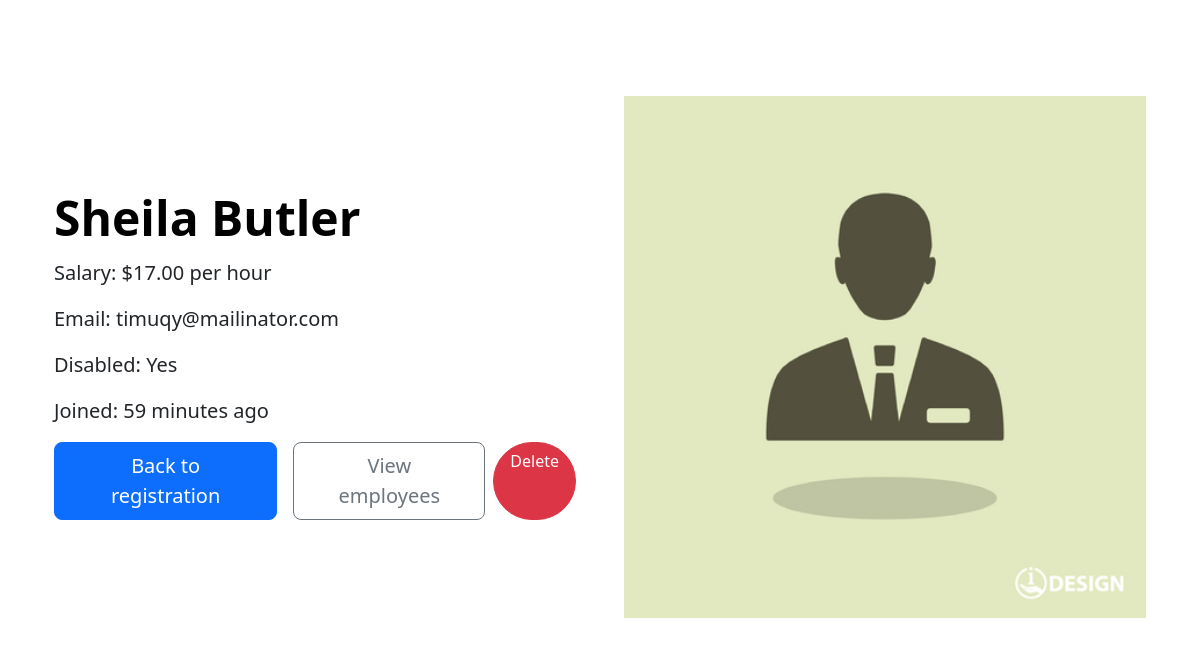
The page /employee/2007 on the database its author committed.
### Employeeform/models.py (models this page shows)
class Employee(models.Model):
    name = models.CharField(max_length=40)
    date_of_birth = models.DateField(null=True)
    email = models.EmailField(unique=True)
    salary = models.DecimalField(decimal_places=2,max_digits=8)
    disabled = models.BooleanField(default=False)
    created_at = models.DateTimeField(auto_now_add=True)
    updated_at = models.DateTimeField(auto_now=True)
    profile_pic = models.ImageField(null=True,upload_to=unique_img_name,default="employees/default.jpg")

### Employeeform/views.py (the view)
# urls.py: path('employee/<int:employeeid>',views.employee,name='employee'),
def employee(request,employeeid):
    employee = Employee.objects.get(pk=employeeid)
    return render(request,'employee.html',{"employee":employee})

### templates/employee.html (shortened to what this page needs)
{% load humanize %}
<!DOCTYPE html>
<html lang="en">
<head>
    <link href="https://cdn.jsdelivr.net/npm/bootstrap@5.3.2/dist/css/bootstrap.min.css" rel="stylesheet">
</head>
<body>
  <div class="container col-xxl-8 px-4 py-5">
    <div class="row flex-lg-row-reverse align-items-center g-5 py-5">
      <div class="col-10 col-sm-8 col-lg-6">
        <img src="{{ employee.profile_pic.url }}" class="d-block mx-lg-auto img-fluid" alt="Bootstrap Themes" width="700" height="500" loading="lazy">
      </div>
      <div class="col-lg-6">
        <h1 class="display-5 fw-bold text-body-emphasis lh-1 mb-3">{{ employee.name | title }}</h1>
        <p class="lead">Salary: ${{ employee.salary }} per hour</p>
          <p class="lead">Email: {{ employee.email }}</p>
          {% if employee.disabled == True %}
          <p class="lead">Disabled: Yes </p>
              {% else %}
              <p class="lead">Disabled: No </p>
          {% endif %}
            <p class="lead">Joined: {{ employee.created_at | naturaltime }}</p>
        <div class="d-grid gap-2 d-md-flex justify-content-md-start">
          <a href="{% url 'home' %}" type="button" class="btn btn-primary btn-lg px-4 me-md-2">Back to registration</a>
          <a href="{% url 'allemployees' %}" type="button" class="btn btn-outline-secondary btn-lg px-4">View employees</a>
              <a href="{% url 'delete' employee.id %}" class="btn btn-danger rounded-pill px-3" type="button">Delete</a>
        </div>
      </div>
    </div>
  </div>
</body>
</html>

### rows shown on the page
Employee: profile_pic (placeholder picture), name "Sheila Butler", salary "17.00", email "timuqy@mailinator.com", created_at "59 minutes ago"
